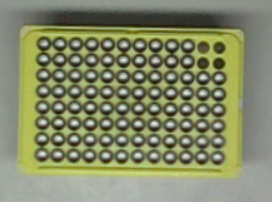
#> input picture testing/testing_pipette/center_center_horizontal.png, 272 x 202 px; its folder holds only this picture in this run
$ python -i identify.py   (imports and definitions only)
#> lines starting #> are read from the running program, lines starting #| are printed output that depends on the picture; after the words box and inside, x2 and y2 are one past the last pixel; in counts of white or black regions, pixels touching at a corner belong together
#> further down, picture is the input picture: shape (202, 272, 3); mean B, G, R 104.1, 137.5, 132.1
import glob
import numpy as np
import cv2
import math

filenames = (glob.glob("testing_pipette/*.png"))
def identify_pipette_tray(img):
    hsv = cv2.cvtColor(img, cv2.COLOR_BGR2HSV)
#> hsv: shape (202, 272, 3); mean H, S, V 39.5, 65.3, 138
    mask = cv2.inRange(hsv, np.array([30, 50, 50]), np.array([50, 255, 255]))
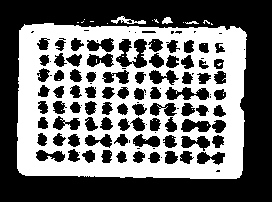
#> mask: shape (202, 272); 43.3% white; 32 white regions (28 under 20 px), largest, box (x1, y1, x2, y2) and area: (17, 23, 247, 179) 23553, (111, 16, 146, 24) 117, (162, 17, 173, 24) 51, (185, 21, 199, 24) 25
    res = cv2.bitwise_and(img, img, mask=mask)
    res = cv2.cvtColor(res, cv2.COLOR_BGR2GRAY)
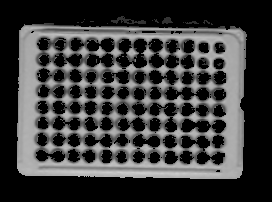
#> res: shape (202, 272); min 0, max 205, mean 59.6

    retval, thresh = cv2.threshold(res, 50, 255, cv2.THRESH_BINARY)
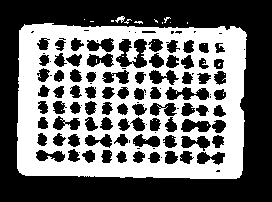
#> thresh: shape (202, 272); 43% white; 31 white regions (29 under 20 px)
    cnts, hierarchy= cv2.findContours(thresh, cv2.RETR_TREE, cv2.CHAIN_APPROX_SIMPLE)
#> cnts = 162 contours, 77 with area under 20; largest, box (x1, y1, x2, y2) and area: (17, 23, 247, 179) 33688, (164, 86, 210, 101) 413, (131, 38, 148, 69) 317, (180, 118, 212, 133) 306, (115, 38, 133, 68) 298
    _rect = []
    _box = []
    for cnt in cnts:
        rect = cv2.minAreaRect(cnt)
        rect_area = rect[1][0]*rect[1][1]
        if rect_area > 20000:
            box = cv2.boxPoints(rect)
            box = np.int0(box)

            _rect = rect
            _box = box
#> this loop made 162 passes
#> (rect, rect_area, box) on pass 1: (((131.1, 100.7), (152.9, 227.7), -89.05), 34801.1, [[243, 179], [16, 175], [18, 22], [246, 26]])
#> (rect, rect_area) on passes 5, 6, 8, 9, 10, 11: (((210.5, 158), (14, 29), -90), 406), (((154, 157.5), (12.02, 12.02), -45), 144.5), (((186.1, 156.3), (13.86, 13.86), -63.43), 192.2), (((171, 157), (14, 14), -90), 196), (((138, 156.7), (13.31, 11.93), -56.31), 158.8), (((121.1, 156.6), (10.96, 13), -21.8), 142.4)
    if not _rect:
        return img
    cv2.drawContours(img, [_box], 0, (0, 0, 255))
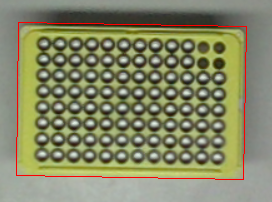
#> img: shape (202, 272, 3); 1.39% of pixels changed, all inside (x1, y1, x2, y2) = (16, 22, 247, 180)
    ret, thresh2 = cv2.threshold(res, 10, 255, cv2.THRESH_BINARY_INV)
#> thresh2: shape (202, 272); 56.7% white; 32 black regions (28 under 20 px)
    cnts2, hierarchy = cv2.findContours(thresh2, cv2.RETR_TREE, cv2.CHAIN_APPROX_SIMPLE)
#> cnts2 = 183 contours, 98 with area under 20; largest, box (x1, y1, x2, y2) and area: (0, 0, 272, 202) 54471, (16, 22, 248, 180) 34456, (116, 39, 147, 68) 432, (165, 87, 209, 100) 296, (181, 119, 211, 132) 232
    _rect2=[]
    for cnt in cnts2:
        rect = cv2.minAreaRect(cnt)
        box = cv2.boxPoints(rect)
        box = np.int0(box)
        check_point = cv2.pointPolygonTest(box, rect[0], False)
        if rect[1][0] > 7 and rect[1][1] > 7 and check_point>-1:
            cv2.drawContours(img, [box], 0, (255, 255, 255))
            _rect2.append(rect)
#> this loop made 183 passes
#> (rect, box, check_point) on passes 2, 4, 6: (((211.3, 23.75), (2.12, 2.83), -45), [[211, 25], [209, 23], [211, 22], [213, 24]], 1), (((131.1, 100.7), (154.9, 229.7), -89.05), [[244, 180], [15, 176], [17, 21], [247, 25]], 1), (((161, 157), (0, 0), -90), [[161, 157], [161, 157], [161, 157], [161, 157]], 0)
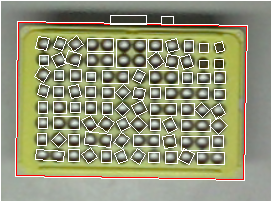
#> img: shape (202, 272, 3); 10.31% of pixels changed, all inside (x1, y1, x2, y2) = (0, 0, 272, 202)

    pt_list = []
    spacing = 16.5
    for rect in _rect2:
        tol = 15

        x = rect[0][0]
        y = rect[0][1]
        w = rect[1][0]
        l = rect[1][1]
        angle = np.radians(rect[2])
        area = w*l
        if area> 35000:
            continue

        ranger = list(range(1,12))
        ranger = [ele*spacing for ele in ranger]
        width_check = False
        length_check = False
        for r in ranger:
            if r-tol<=w<=r+tol:
                width_check = True
                break
        for r in ranger:
            if r-tol<=l<=r+tol:
                length_check = True
                break
        if width_check and length_check:
            width_size = round(w/spacing)
            length_size = round(l/spacing)
            pt_array = []
            if width_size == length_size == 1:
                pt_array.append((x, y, 0))
            else:
                for ii in range(0,width_size):
                    for jj in range(0, length_size):
                        xn = x + spacing * (ii-width_size/2+.5) * math.cos(angle) - spacing * (jj-length_size/2+.5)*math.sin(angle)
                        yn = y + spacing * (ii-width_size/2+.5) * math.sin(angle) + spacing * (jj-length_size/2+.5)*math.cos(angle)
                        pt_array.append((xn, yn, angle))
            if pt_array:
                pt_list.append(pt_array)
#> this loop made 83 passes
#> (rect, x, y, w, l, angle, area, length_size) on passes 3 to 10: (((210.5, 158), (12, 27), -90), 210.5, 158, 12, 27, -1.57, 324, 2), (((153.5, 157), (10, 11), -90), 153.5, 157, 10, 11, -1.57, 110, 1), (((186.3, 156.4), (12.07, 12.52), -63.43), 186.3, 156.4, 12.07, 12.52, -1.11, 151.2, 1), (((171, 157), (12, 12), -90), 171, 157, 12, 12, -1.57, 144, 1), (((138, 156.7), (11.65, 10.26), -56.31), 138, 156.7, 11.65, 10.26, -0.983, 119.5, 1), (((121.1, 156.6), (9.1, 11.14), -21.8), 121.1, 156.6, 9.1, 11.14, -0.381, 101.4, 1), (((106, 156), (12, 10), -90), 106, 156, 12, 10, -1.57, 120, 1), (((89.26, 155.7), (10.8, 11.8), -36.87), 89.26, 155.7, 10.8, 11.8, -0.644, 127.4, 1)
#> rect on passes 25 to 30: ((123.5, 124), (10.73, 11.18), -26.57), ((169.9, 124.8), (10.73, 13.86), -26.57), ((138.3, 124.3), (11.31, 13.44), -45), ((106.2, 124), (11.93, 11.93), -56.31), ((89.75, 123.9), (10.07, 13.57), -32.01), ((42.5, 122.5), (11, 9), -90)
    columns = []

    for pa in pt_list:
        skip = False
        group=[]
        if len(pa) > 1:
            angle = pa[0][2]
        else:
            angle = np.radians(_rect[2])
        for ii in columns:
            for jj in pa:
                exists = jj in ii
                if exists:
                    skip = True
                    break
        if skip:
            continue

        m = math.tan(angle)
        x = pa[0][0]
        y = pa[0][1]
        b = -m*x+y
        for i in pa:
            group.append(i)
        for pb in pt_list:
            if pb == pa:
                continue
            xx = pb[0][0]
            yy = pb[0][1]
            dist = abs(m*xx-yy+b)/math.sqrt(m*m+(-1*-1))
            if dist < 1:
                for i in pb:
                    group.append(i)
        if len(group) >1:
            columns.append(group)
#> this loop made 78 passes
#> pa on passes 1 to 12: [(202.2, 158, -1.57), (218.8, 158, -1.57)], [(153.5, 157, 0)], [(186.3, 156.4, 0)], [(171, 157, 0)], [(138, 156.7, 0)], [(121.1, 156.6, 0)], [(106, 156, 0)], [(89.26, 155.7, 0)], [(41.71, 155.1, -1.52), (58.18, 156, -1.52)], [(73.5, 155, 0)], [(186.8, 143, -1.57), (203.2, 143, -1.57)], [(217.5, 141, 0)]

    if not columns:
        return img

    xvalues = []
    yvalues = []
    for sets in columns:
        for ii in sets:
            xvalues.append(ii[0])
            yvalues.append(ii[1])
#> this loop made 21 passes
#> sets on passes 1, 4, 13, 16, 19, 21: [(202.2, 158, -1.57), (218.8, 158, -1.57), (202, 110, 0)], [(171, 157, 0), (172.4, 61.58, 0), (172.5, 45.72, 0)], [(58.75, 139.8, 0), (59.5, 107, 0), (59.7, 43.4, 0)], [(219.5, 94, 0), (218.3, 125.3, 0), (219.5, 77, 0)], [(186.5, 62, 0), (187, 77.5, 0)], [(119.8, 19.5, -1.57), (136.2, 19.5, -1.57)]

    minx = min(xvalues)
    miny = min(yvalues)
    maxx = max(xvalues)
    maxy = max(yvalues)
    xc = (minx+maxx)/2
    yc = (miny+maxy)/2

    if _rect[1][0] > _rect[1][1]:
        num_rows = 12
        num_col = 8
    else:
        num_rows = 8
        num_col = 12
    angle = np.radians(_rect[2])
    target_array = []
    dewarp_spacing = 13.5
    for ii in range(0, num_rows):
        for jj in range(0, num_col):
            xn = xc + dewarp_spacing*(ii-num_rows/2+.5) * math.cos(angle) - dewarp_spacing * (jj - num_col/2+.5)*math.sin(angle)
            yn = yc + dewarp_spacing*(ii-num_rows/2+.5)*math.sin(angle) + dewarp_spacing*(jj-num_col/2+.5)*math.cos(angle)
            target_array.append((xn,yn))

    error_x = []
    error_y = []

    angle = np.radians(_rect[2])
    for indx, xx in enumerate(xvalues):
        yy = yvalues[indx]
        dist = []
        for pt in target_array:
            xt = pt[0]
            yt = pt[1]
            dx = xt - xx
            dy = yt - yy
            dis = math.sqrt(dx*dx + dy*dy)
            dist.append(dis)
        index_min = np.argmin(dist)
        xt = target_array[index_min][0]
        yt = target_array[index_min][1]
        dx = xt - xx
        dy = yt - yy
        error_x.append(dx)
        error_y.append(dy)
#> this loop made 113 passes
#> xx on passes 1 to 12: 202.2, 218.8, 202, 153.5, 155, 154.8, 171.2, 155, 155.2, 171.8, 155.9, 155
    _target_array=[]
    avg_x = np.average(error_x)
    avg_y = np.average(error_y)
    for i in target_array:
        xn = i[0] + avg_x
        yn = i[1] + avg_y
        _target_array.append((xn, yn))
#> this loop made 96 passes
#> i on passes 1 to 12: (55.48, 134.8), (68.98, 135), (82.47, 135.2), (95.97, 135.4), (109.5, 135.7), (123, 135.9), (136.5, 136.1), (150, 136.3), (163.5, 136.6), (177, 136.8), (190.5, 137), (204, 137.2)
    for i in _target_array:
        cv2.circle(img, (int(i[0]), int(i[1])), 0, (255,0,0), 5)
#> this loop made 96 passes
#> i on passes 1 to 12: (56.16, 131.5), (69.66, 131.8), (83.16, 132), (96.66, 132.2), (110.2, 132.4), (123.7, 132.7), (137.2, 132.9), (150.6, 133.1), (164.1, 133.3), (177.6, 133.6), (191.1, 133.8), (204.6, 134)
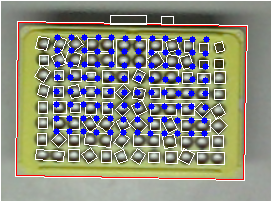
#> img: shape (202, 272, 3); 5.07% of pixels changed, all inside (x1, y1, x2, y2) = (53, 34, 210, 137)
    cv2.putText(img, f'{int(_rect[1][0]), int(_rect[1][1])}', (int(10), int(10)), cv2.FONT_HERSHEY_PLAIN, 1, (255,255,255), 1)
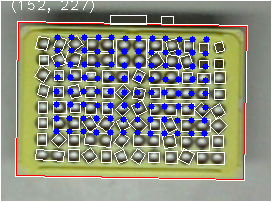
#> img: shape (202, 272, 3); 0.22% of pixels changed, all inside (x1, y1, x2, y2) = (12, 1, 94, 13)
    response = [angle, xc, yc, _target_array]
    cv2.imshow('identity', img)
    return response

# [152 lines left out: function identify_pipette_tray_warp, not called in this run]

>>> import cv2
>>> picture = cv2.imread('../testing/testing_pipette/center_center_horizontal.png')
>>> result = identify_pipette_tray(picture)

$ run again, on testing/testing_pipette/center_center_tilted.png
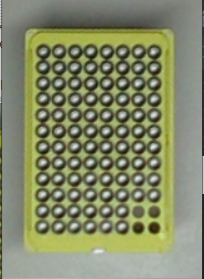
#> input picture testing/testing_pipette/center_center_tilted.png, 204 x 279 px
#> picture is the input picture: shape (279, 204, 3); mean B, G, R 105.5, 137.5, 132
#> hsv: shape (279, 204, 3); mean H, S, V 41.5, 62.4, 138
#> in identify_pipette_tray, `mask = cv2.inRange(hsv, np.array([30, 50, 50]), np.array([50, 255, 255..`:
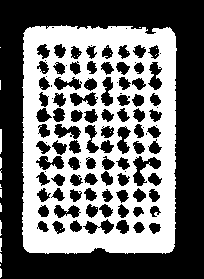
#> mask: shape (279, 204); 43% white; 31 white regions (26 under 20 px), largest, box (x1, y1, x2, y2) and area: (22, 25, 177, 254) 24229, (0, 129, 2, 154) 48, (0, 220, 2, 236) 24, (0, 238, 2, 252) 24, (0, 157, 2, 169) 22
#> thresh: shape (279, 204); 42.7% white; 32 white regions (27 under 20 px)
#> cnts = 165 contours, 79 with area under 20; largest, box (x1, y1, x2, y2) and area: (22, 25, 177, 254) 33912, (132, 155, 162, 187) 412, (35, 155, 65, 171) 282, (69, 91, 99, 107) 278, (53, 123, 82, 140) 276
#> the loop in identify_pipette_tray, `for cnt in cnts:` made 165 passes
#> (rect, rect_area, box) on pass 15: (((98.6, 139.2), (228.1, 153.8), -89.68), 35081.6, [[174, 253], [21, 252], [22, 24], [176, 25]])
#> thresh2: shape (279, 204); 57% white; 31 black regions (26 under 20 px)
#> cnts2 = 146 contours, 60 with area under 20; largest, box (x1, y1, x2, y2) and area: (0, 0, 204, 279) 56208, (21, 24, 178, 255) 34690, (133, 156, 161, 186) 300, (36, 156, 64, 170) 196, (54, 124, 81, 139) 196
#> the loop in identify_pipette_tray, `for cnt in cnts2:` made 146 passes
#> (rect, box, check_point) on passes 1, 3, 5, 6: (((101.5, 139), (278, 203), -90), [[203, 278], [0, 278], [0, 0], [203, 0]], 1), (((139.5, 27), (2.12, 2.12), -45), [[139, 28], [138, 26], [139, 25], [141, 26]], 1), (((98.6, 139.2), (230.1, 155.8), -89.68), [[175, 254], [20, 253], [21, 23], [177, 24]], 1), (((154.7, 226.9), (10.29, 10.29), -26.57), [[152, 233], [147, 224], [157, 220], [161, 229]], 1)
#> the loop in identify_pipette_tray, `for rect in _rect2:` made 86 passes
#> (rect, x, y, w, l, angle, area, width_size) on passes 3 to 7: (((154.7, 226.9), (10.29, 10.29), -26.57), 154.7, 226.9, 10.29, 10.29, -0.464, 105.8, 1), (((138.3, 227.3), (9.9, 9.19), -45), 138.3, 227.3, 9.9, 9.19, -0.785, 91, 1), (((58.2, 226.4), (8.94, 12.52), -26.57), 58.2, 226.4, 8.94, 12.52, -0.464, 112, 1), (((42.9, 226.2), (8.5, 11.63), -63.43), 42.9, 226.2, 8.5, 11.63, -1.11, 98.8, 1), (((122.8, 226.3), (12.02, 12.73), -45), 122.8, 226.3, 12.02, 12.73, -0.785, 153, 1)
#> the loop in identify_pipette_tray, `for pa in pt_list:` made 84 passes
#> pa on passes 1 to 8: [(154.7, 226.9, 0)], [(138.3, 227.3, 0)], [(58.2, 226.4, 0)], [(42.9, 226.2, 0)], [(122.8, 226.3, 0)], [(74.97, 226.4, 0)], [(89.97, 227.7, -0.0997), (106.4, 226, -0.0997)], [(137.4, 210.8, 0)]
#> the loop in identify_pipette_tray, `for sets in columns:` made 16 passes
#> the loop in identify_pipette_tray, `for indx, xx in enumerate(xvalues):` made 131 passes
#> xx on passes 1 to 8: 154.7, 154.5, 154.4, 154.2, 154.8, 138.3, 137.4, 138.8
#> the loop in identify_pipette_tray, `for i in target_array:` made 96 passes
#> i on passes 1 to 8: (50.33, 212.9), (63.83, 213), (77.33, 213.1), (90.83, 213.2), (104.3, 213.2), (117.8, 213.3), (131.3, 213.4), (144.8, 213.5)
#> the loop in identify_pipette_tray, `for i in _target_array:` made 96 passes
#> i on passes 1 to 8: (49.92, 212.8), (63.42, 212.9), (76.92, 213), (90.42, 213.1), (103.9, 213.1), (117.4, 213.2), (130.9, 213.3), (144.4, 213.4)
#> in identify_pipette_tray, `cv2.putText(img, f'{int(_rect[1][0]), int(_rect[1][1])}', (int(10), in..`:
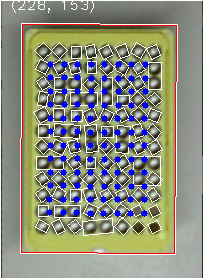
#> img: shape (279, 204, 3); mean B, G, R 127.7, 142.8, 141.3

$ run again, on testing/testing_pipette/center_center_vertical.png
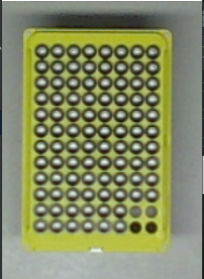
#> input picture testing/testing_pipette/center_center_vertical.png, 204 x 279 px
#> picture is the input picture: shape (279, 204, 3); mean B, G, R 100.8, 138.1, 132.4
#> hsv: shape (279, 204, 3); mean H, S, V 45.4, 71.2, 138.6
#> in identify_pipette_tray, `mask = cv2.inRange(hsv, np.array([30, 50, 50]), np.array([50, 255, 255..`:
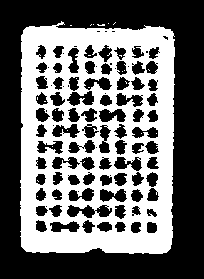
#> mask: shape (279, 204); 42.7% white; 25 white regions (24 under 20 px), largest, box (x1, y1, x2, y2) and area: (20, 21, 175, 254) 24236
#> thresh: shape (279, 204); 42.5% white; 22 white regions (21 under 20 px)
#> cnts = 151 contours, 69 with area under 20; largest, box (x1, y1, x2, y2) and area: (20, 21, 175, 254) 33818, (66, 90, 95, 107) 294, (98, 108, 127, 123) 292, (99, 188, 128, 203) 282, (113, 156, 143, 172) 273
#> the loop in identify_pipette_tray, `for cnt in cnts:` made 151 passes
#> (rect, rect_area, box) on pass 2: (((96.97, 137), (231.5, 153.3), -89.6), 35500.8, [[172, 253], [19, 252], [21, 20], [174, 21]])
#> thresh2: shape (279, 204); 57.3% white; 25 black regions (24 under 20 px)
#> cnts2 = 165 contours, 83 with area under 20; largest, box (x1, y1, x2, y2) and area: (0, 0, 204, 279) 56434, (19, 20, 176, 255) 34583, (67, 205, 112, 218) 298, (99, 109, 126, 122) 216, (67, 91, 94, 106) 208
#> the loop in identify_pipette_tray, `for cnt in cnts2:` made 165 passes
#> (rect, box, check_point) on passes 5, 7, 14: (((70.5, 25), (2.12, 2.12), -45), [[70, 26], [69, 25], [70, 23], [72, 25]], 1), (((100.5, 24.5), (3, 9), -90), [[105, 26], [96, 26], [96, 23], [105, 23]], 1), (((96.97, 137), (233.5, 155.3), -89.6), [[173, 254], [18, 253], [20, 19], [175, 20]], 1)
#> the loop in identify_pipette_tray, `for rect in _rect2:` made 80 passes
#> (rect, x, y, w, l, angle, area, width_size) on passes 3 to 7: (((151.5, 227), (10, 9), -90), 151.5, 227, 10, 9, -1.57, 90, 1), (((135.5, 227), (10, 9), -90), 135.5, 227, 10, 9, -1.57, 90, 1), (((120, 226.5), (9, 10), -90), 120, 226.5, 9, 10, -1.57, 90, 1), (((104, 226.5), (9, 14), -90), 104, 226.5, 9, 14, -1.57, 126, 1), (((64.5, 226), (10, 29), -90), 64.5, 226, 10, 29, -1.57, 290, 1)
#> the loop in identify_pipette_tray, `for pa in pt_list:` made 76 passes
#> pa on passes 1 to 8: [(151.5, 227, 0)], [(135.5, 227, 0)], [(120, 226.5, 0)], [(104, 226.5, 0)], [(56.25, 226, -1.57), (72.75, 226, -1.57)], [(87.75, 226.3, 0)], [(41, 225.5, 0)], [(41.5, 210.5, 0)]
#> the loop in identify_pipette_tray, `for sets in columns:` made 18 passes
#> sets on passes 15 to 16: [(151.5, 67, 0), (151.5, 179, 0)], [(154, 52.5, 0), (152.5, 194, 0), (152.5, 162.5, 0)]
#> the loop in identify_pipette_tray, `for indx, xx in enumerate(xvalues):` made 138 passes
#> xx on passes 1 to 8: 151.5, 152.5, 151.5, 152.5, 152, 152.2, 152.3, 152.5
#> the loop in identify_pipette_tray, `for i in target_array:` made 96 passes
#> i on passes 1 to 8: (49.49, 212.9), (62.99, 212.9), (76.49, 213), (89.99, 213.1), (103.5, 213.2), (117, 213.3), (130.5, 213.4), (144, 213.5)
#> the loop in identify_pipette_tray, `for i in _target_array:` made 96 passes
#> i on passes 1 to 8: (50.42, 212.5), (63.92, 212.6), (77.42, 212.7), (90.92, 212.8), (104.4, 212.9), (117.9, 213), (131.4, 213), (144.9, 213.1)
#> in identify_pipette_tray, `cv2.putText(img, f'{int(_rect[1][0]), int(_rect[1][1])}', (int(10), in..`:
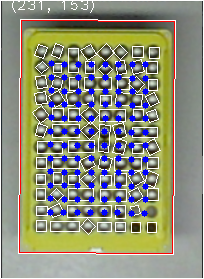
#> img: shape (279, 204, 3); mean B, G, R 123.4, 143.3, 141.6

$ run again, on testing/testing_pipette/far right_ center_horiz.png
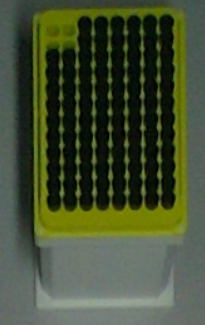
#> input picture testing/testing_pipette/far right_ center_horiz.png, 205 x 325 px
#> picture is the input picture: shape (325, 205, 3); mean B, G, R 50.6, 78, 67.6
#> hsv: shape (325, 205, 3); mean H, S, V 55.4, 113.9, 78
#> mask: shape (325, 205); 27.1% white; 6 white regions (3 under 20 px), largest, box (x1, y1, x2, y2) and area: (29, 0, 190, 244) 17854, (107, 119, 113, 150) 112, (107, 103, 113, 118) 54
#> thresh: shape (325, 205); 25.7% white; 10 white regions (4 under 20 px)
#> cnts = 23 contours, 11 with area under 20; largest, box (x1, y1, x2, y2) and area: (30, 0, 190, 244) 36062, (45, 13, 176, 212) 20956, (108, 121, 113, 149) 70, (58, 73, 64, 103) 66, (37, 46, 40, 79) 62
#> the loop in identify_pipette_tray, `for cnt in cnts:` made 23 passes
#> (rect, rect_area, box) on passes 5, 17: (((110.4, 121.2), (157, 241.1), -1.04), 37864.9, [[34, 243], [29, 2], [186, 0], [191, 240]]), (((109.8, 112.1), (130.4, 197.3), -0.597), 25730, [[45, 211], [43, 14], [173, 12], [175, 210]])
#> thresh2: shape (325, 205); 72.9% white; 6 black regions (3 under 20 px)
#> cnts2 = 19 contours, 11 with area under 20; largest, box (x1, y1, x2, y2) and area: (0, 0, 205, 325) 29182, (94, 16, 143, 210) 6856, (143, 15, 175, 209) 4449, (78, 16, 94, 210) 2210, (61, 48, 78, 210) 1832, (46, 49, 61, 210) 1816, (106, 118, 114, 151) 143, (106, 102, 114, 119) 69
#> the loop in identify_pipette_tray, `for cnt in cnts2:` made 19 passes
#> (rect, box, check_point) on passes 4, 5, 8, 9: (((52.85, 129), (13.85, 160.1), -0.591), [[46, 209], [45, 49], [58, 48], [60, 208]], 1), (((69.16, 128.5), (15.5, 161.1), -0.924), [[62, 209], [60, 48], [75, 47], [78, 208]], 1), (((117.9, 112.4), (47.02, 193.1), -0.512), [[95, 209], [93, 16], [140, 15], [142, 208]], 1), (((109.5, 134), (32, 7), -90), [[113, 150], [106, 150], [106, 118], [113, 118]], 1)
#> the loop in identify_pipette_tray, `for rect in _rect2:` made 6 passes
#> (rect, x, y, w, l, angle, area, width_size) on passes 1 to 4: (((52.85, 129), (13.85, 160.1), -0.591), 52.85, 129, 13.85, 160.1, -0.0103, 2217.7, 1), (((69.16, 128.5), (15.5, 161.1), -0.924), 69.16, 128.5, 15.5, 161.1, -0.0161, 2496.4, 1), (((117.9, 112.4), (47.02, 193.1), -0.512), 117.9, 112.4, 47.02, 193.1, -0.00893, 9082.6, 3), (((85.44, 112.5), (14.27, 193), -0.444), 85.44, 112.5, 14.27, 193, -0.00775, 2754.8, 1)
#> after the loop in identify_pipette_tray, `for rect in _rect2:`: pt_list = 5 items
#> the loop in identify_pipette_tray, `for pa in pt_list:` made 5 passes
#> (angle, m, x, y, b) on passes 1, 3: (-0.0103, -0.0103, 52.08, 54.75, 55.29), (-0.00893, -0.00893, 100.6, 21.83, 22.72)
#> after the loop in identify_pipette_tray, `for pa in pt_list:`: columns = 2 items
#> the loop in identify_pipette_tray, `for sets in columns:` made 2 passes
#> after the loop in identify_pipette_tray, `for sets in columns:`: xvalues = 92 values, max 167.8 at index 91, min 52.08 at index 0, mean 111.9; yvalues = 92 values, max 203.3 at index 31, min 20.58 at index 80, mean 115.7
#> minx = 52.08
#> miny = 20.58
#> maxx = 167.8
#> maxy = 203.3
#> xc = 109.9
#> yc = 112
#> in identify_pipette_tray, `angle = np.radians(_rect[2])`: angle = -0.0104
#> after the loop in identify_pipette_tray, `for ii in range(0, num_rows):`: target_array = 96 pairs, first value 61.9 to 157.9, second value 37.21 to 186.7
#> the loop in identify_pipette_tray, `for indx, xx in enumerate(xvalues):` made 92 passes
#> (xx, yy, index_min, xt, yt, dx, dy) on passes 1 to 8: (52.08, 54.75, 1, 62.05, 51.7, 9.97, -3.05), (52.25, 71.25, 2, 62.19, 65.2, 9.94, -6.05), (52.42, 87.75, 4, 62.47, 92.19, 10.05, 4.45), (52.59, 104.2, 5, 62.61, 105.7, 10.02, 1.45), (52.76, 120.7, 6, 62.75, 119.2, 9.99, -1.55), (52.93, 137.2, 7, 62.89, 132.7, 9.96, -4.55), (53.1, 153.7, 9, 63.17, 159.7, 10.07, 5.95), (53.27, 170.2, 10, 63.31, 173.2, 10.04, 2.95)
#> after the loop in identify_pipette_tray, `for indx, xx in enumerate(xvalues):`: error_x = 92 values, max 10.07 at index 6, min -9.83 at index 91, mean -1.65; error_y = 92 values, max 16.63 at index 80, min -17.05 at index 31, mean -0.543
#> avg_x = -1.65
#> avg_y = -0.543
#> the loop in identify_pipette_tray, `for i in target_array:` made 96 passes
#> (i, xn, yn) on passes 1 to 8: ((61.9, 38.2), 60.26, 37.65), ((62.05, 51.7), 60.4, 51.15), ((62.19, 65.2), 60.54, 64.65), ((62.33, 78.69), 60.68, 78.15), ((62.47, 92.19), 60.82, 91.65), ((62.61, 105.7), 60.96, 105.2), ((62.75, 119.2), 61.1, 118.6), ((62.89, 132.7), 61.24, 132.1)
#> the loop in identify_pipette_tray, `for i in _target_array:` made 96 passes
#> i on passes 1 to 8: (60.26, 37.65), (60.4, 51.15), (60.54, 64.65), (60.68, 78.15), (60.82, 91.65), (60.96, 105.2), (61.1, 118.6), (61.24, 132.1)
#> in identify_pipette_tray, `cv2.putText(img, f'{int(_rect[1][0]), int(_rect[1][1])}', (int(10), in..`:
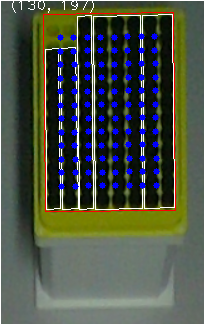
#> img: shape (325, 205, 3); mean B, G, R 69.1, 82.7, 75.9
